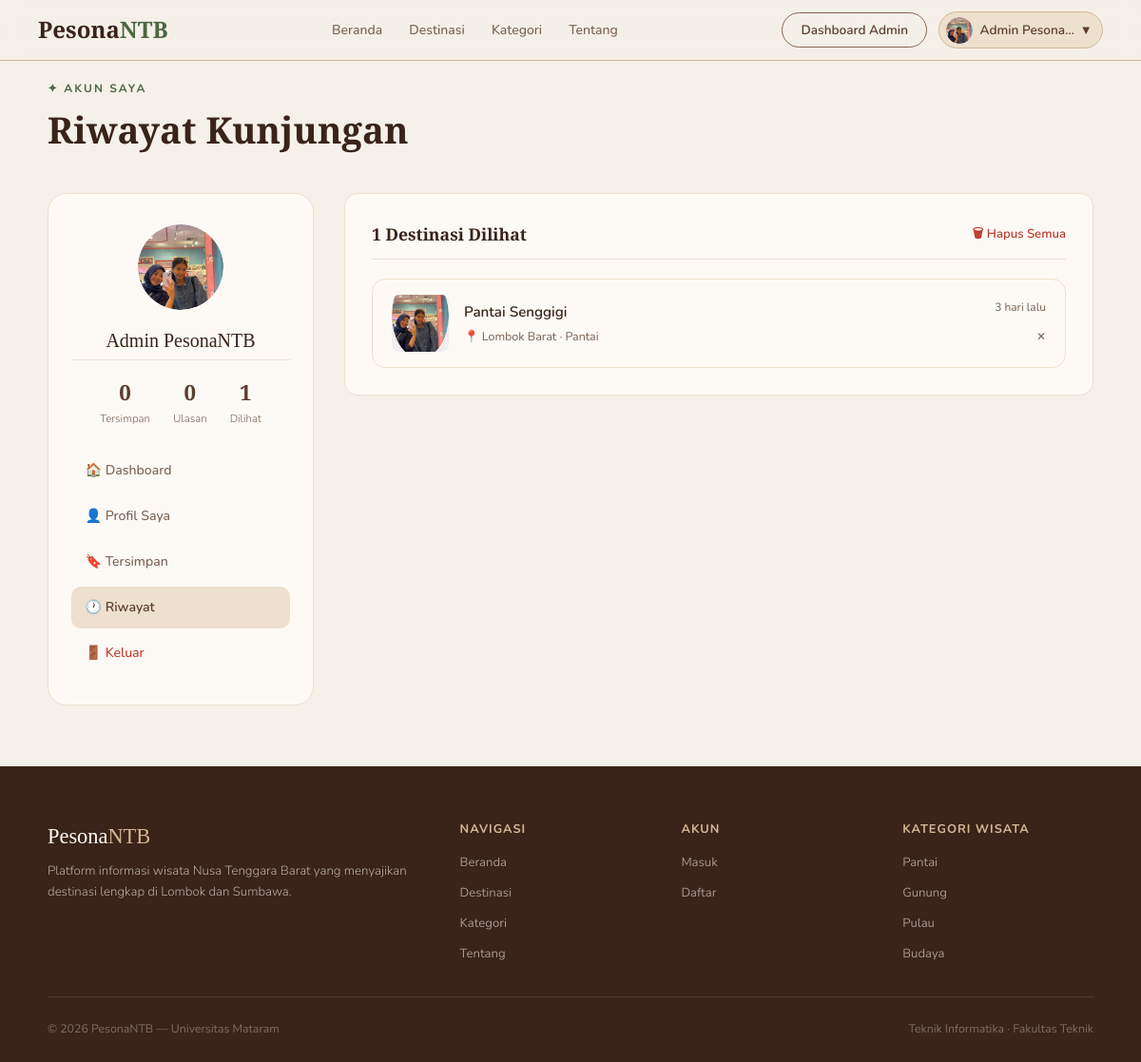
Before: /config/riwayat.php (signed in) with the older database file.
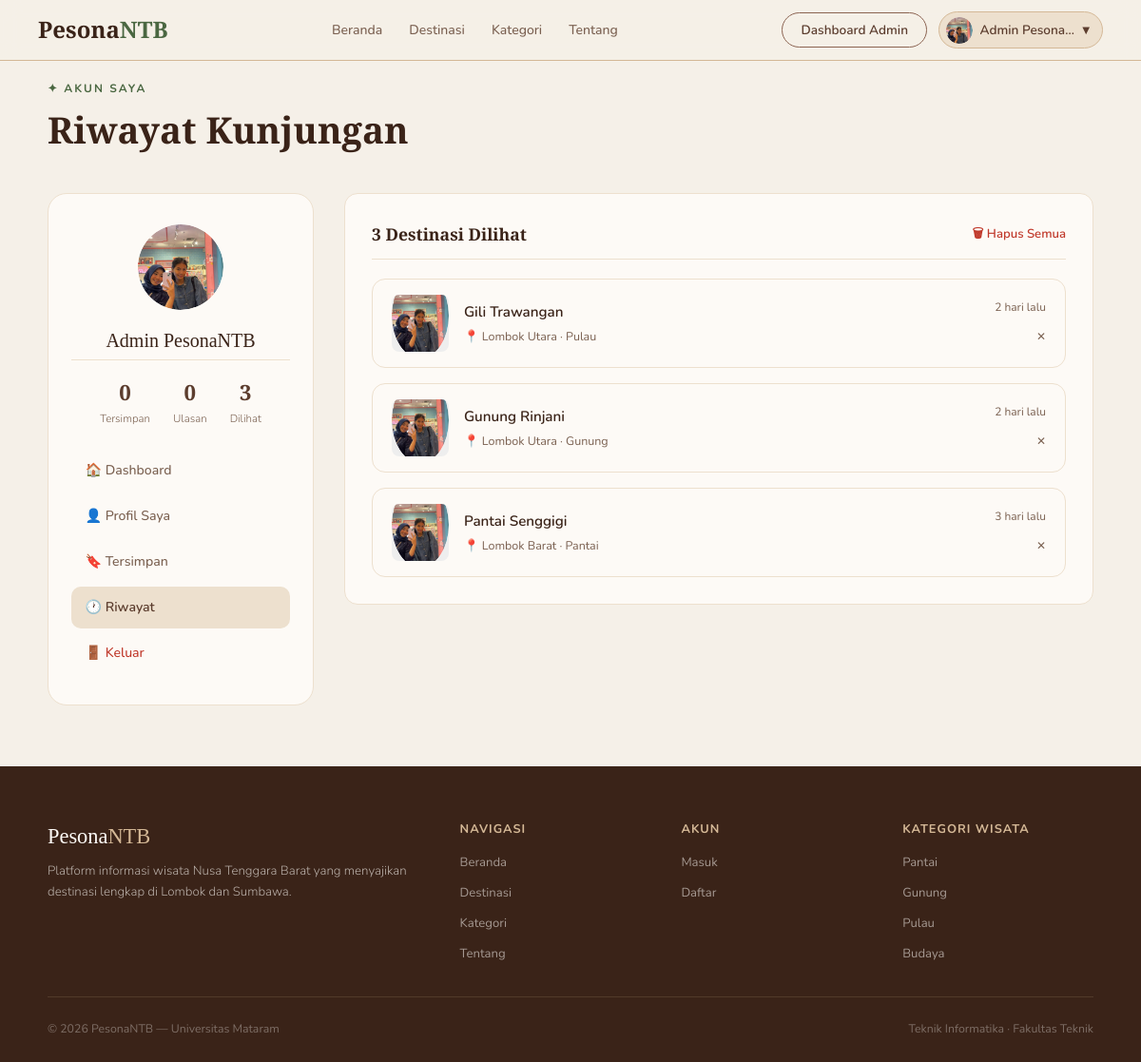
After: the same page with the newer database file.
### tables this page shows
CREATE TABLE `riwayat` (
  `id` int(11) NOT NULL,
  `user_id` int(11) NOT NULL,
  `wisata_id` int(11) NOT NULL,
  `dilihat_at` datetime DEFAULT current_timestamp()
);

CREATE TABLE `users` (
  `id` int(11) NOT NULL,
  `nama` varchar(100) NOT NULL,
  `email` varchar(150) NOT NULL,
  `telepon` varchar(20) NOT NULL,
  `password` varchar(255) NOT NULL,
  `role` enum('user','admin') DEFAULT 'user',
  `foto_profil` varchar(255) DEFAULT NULL,
  `created_at` datetime DEFAULT current_timestamp(),
  `reset_token` varchar(255) DEFAULT NULL,
  `reset_expired` datetime DEFAULT NULL
);

CREATE TABLE `wisata` (
  `id` int(11) NOT NULL,
  `nama` varchar(150) NOT NULL,
  `kategori` enum('Pantai','Gunung','Air Terjun','Budaya','Pulau','Kuliner','Adventure') NOT NULL,
  `lokasi` varchar(150) NOT NULL,
  `deskripsi` text NOT NULL,
  `fasilitas` text DEFAULT NULL,
  `jam_buka` varchar(100) DEFAULT NULL,
  `harga_tiket` varchar(100) DEFAULT NULL,
  `foto` varchar(255) DEFAULT NULL,
  `aktif` tinyint(1) DEFAULT 1,
  `latitude` decimal(10,8) DEFAULT NULL,
  `longitude` decimal(11,8) DEFAULT NULL,
  `rating` decimal(3,1) DEFAULT 0.0,
  `created_at` datetime DEFAULT current_timestamp(),
  `updated_at` datetime DEFAULT current_timestamp() ON UPDATE current_timestamp()
);

### config/riwayat.php (the view, shortened to what the changed rows need)
<?php
require_once 'db.php';
$uid = $_SESSION['user_id'];
$riwayat = [];
$res = $conn->query("SELECT w.*, r.dilihat_at FROM riwayat r JOIN wisata w ON r.wisata_id=w.id WHERE r.user_id=$uid ORDER BY r.dilihat_at DESC LIMIT 30");
if ($res) while ($row = $res->fetch_assoc()) $riwayat[] = $row;
$jml_riwayat  = count($riwayat);
$stmt = $conn->prepare("SELECT nama, foto_profil FROM users WHERE id=?");
$stmt->bind_param('i', $uid);
$stmt->execute();
$user = $stmt->get_result()->fetch_assoc();
function timeAgo($datetime) {
    $diff = time() - strtotime($datetime);
    if ($diff < 2592000)    return floor($diff/86400) . ' hari lalu';
    return date('d M Y', strtotime($datetime));
}
?>
<!DOCTYPE html>
<html lang="id">
<head>
  <link rel="stylesheet" href="../css/style.css">
  <link rel="stylesheet" href="../css/user.css">
</head>
<body>
<?php include 'navbar.php'; ?>
<div class="user-page">
  <div class="user-container">
    <div class="section-header">
      <h1 class="section-title">Riwayat Kunjungan</h1>
    </div>
    <div class="profil-grid">
      <div class="profil-sidebar">
        <div class="profil-stats">
          <div><div class="pstat-num"><?= $jml_riwayat ?></div><div class="pstat-label">Dilihat</div></div>
        </div>
      </div>
      <div>
        <div class="profil-card">
          <?php if (empty($riwayat)): ?>
          <div class="riwayat-empty">
            <span>🕐</span>
            <p>Belum ada riwayat kunjungan. Mulai jelajahi destinasi!</p>
            <a href="destinasi.php" class="btn-primary" style="margin-top:1rem">Jelajahi Destinasi</a>
          </div>
          <?php else: ?>
          <div style="display:flex;justify-content:space-between;align-items:center;margin-bottom:1.25rem;padding-bottom:0.75rem;border-bottom:1px solid var(--sand-light)">
            <h3 style="margin:0;border:none;padding:0"><?= $jml_riwayat ?> Destinasi Dilihat</h3>
            <form method="POST" onsubmit="return confirm('Hapus semua riwayat?')">
              <button name="hapus_semua" type="submit" style="background:none;border:none;font-size:0.82rem;color:#C0392B;cursor:pointer;font-family:'Nunito',sans-serif;font-weight:600">🗑 Hapus Semua</button>
            </form>
          </div>
          <div class="riwayat-list">
            <?php foreach ($riwayat as $r):
            ?>
            <div class="riwayat-item">
              <a href="detail.php?id=<?= $r['id'] ?>" style="display:flex;align-items:center;gap:1rem;flex:1;text-decoration:none;color:inherit">
                <div class="riwayat-thumb" style="width:60px; height:60px; border-radius:8px; overflow:hidden; position:relative; background:#eee;">
                  <?php $foto_path = __DIR__ . '/../assets/uploads/profil/' . ($user['foto_profil'] ?? ''); ?>
                  <?php if (!empty($user['foto_profil']) && file_exists($foto_path)): ?>
                  <div class="profil-avatar" style="background:none;overflow:hidden;padding:0">
                      <img src="../assets/uploads/profil/<?= htmlspecialchars($user['foto_profil']) ?>"
                          alt="Foto Profil"
                          style="width:100%;height:100%;object-fit:cover;border-radius:50%">
                  </div>
                  <?php else: ?>
                  <div class="profil-avatar"><?= $inisial ?></div>
                  <?php endif; ?>
                </div>
                <div class="riwayat-info">
                  <div class="riwayat-nama"><?= htmlspecialchars($r['nama']) ?></div>
                  <div class="riwayat-meta">📍 <?= htmlspecialchars($r['lokasi']) ?> &middot; <?= htmlspecialchars($r['kategori']) ?></div>
                </div>
              </a>
              <div style="display:flex;flex-direction:column;align-items:flex-end;gap:0.5rem">
                <span class="riwayat-time"><?= timeAgo($r['dilihat_at']) ?></span>
                <form method="POST">
                  <button type="submit" style="background:none;border:none;font-size:0.75rem;color:var(--text-muted);cursor:pointer;font-family:'Nunito',sans-serif">✕</button>
                </form>
              </div>
            </div>
            <?php endforeach; ?>
          </div>
          <?php endif; ?>
        </div>
      </div>
    </div>
  </div>
</div>
</body>
</html>

Changed rows visible on the page:
added riwayat: user.foto_profil (picture), wisata.nama "Gili Trawangan", wisata.lokasi "Lombok Utara", wisata.kategori "Pulau", dilihat_at "2 hari lalu"
added riwayat: user.foto_profil (picture), wisata.nama "Gunung Rinjani", wisata.lokasi "Lombok Utara", wisata.kategori "Gunung", dilihat_at "2 hari lalu"
Other visible differences:
$jml_riwayat: "1" → "3"
